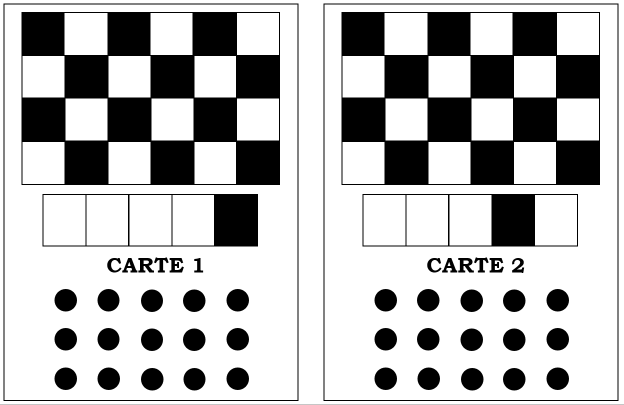
//> input picture ressources/images/card.png, 1247 x 810 px, given in place of the camera (shown at 1/2 size)
$ ./CardDetection   (built with g++ and OpenCV 4)
//> lines starting //> are read from the running program, lines starting //| are printed output that depends on the picture; after the words box and inside, x2 and y2 are one past the last pixel; in counts of white or black regions, pixels touching at a corner belong together
#include <iostream>
#include <time.h>
#include <opencv2/opencv.hpp>
#include <iomanip>
#include <stdio.h>
#include <opencv2/highgui.hpp>
#include <vector>
#include <string>
#include <math.h>

using namespace cv;
using namespace std;


int main(int argc, char* argv[]) {

    //Initialisation camera
    cv::VideoCapture camera(0);

    if (!camera.isOpened()) {
        std::cout << "Camera could not be opened." << std::endl;
    }

    cv::namedWindow("Working Frame", CV_WINDOW_AUTOSIZE);
    cv::Mat frame, working_frame, working_frame_old;
    cv::Size frame_size;
    cv::Size working_frame_size(640, 480);
    int k_frame = 0;
    int num_carte = 0;
    int old_num_carte = 0;

    //Chessboard
    int board_width = 5;
    int board_height = 3;
    int number_of_boards = board_width * board_height;
    cv::Size board_size(board_width, board_height);
    bool found_chessboard;

    //Symmetrical circle
    Size patternsize(5, 3); //number of centers
    bool found_circle;

    //Detection carte;
    Point2f p0;
    Point2f p1;
    Point2f p2;
    Point2f p3;
    Point2f p4;

    //Calibrage 1
    int successes = 0;
    std::vector<std::vector<cv::Point2f>> image_points;
    std::vector<std::vector<cv::Point3f>> object_points;
    std::vector<cv::Point2f> corners_chessboard;
    std::vector<cv::Point2f> corners_circle;
    vector<Point3f> obj;
    for (int j = 0; j < number_of_boards; j++)
        obj.push_back(Point3f(j / board_width, j % board_width, 0.0f));

    Mat intrinsic = Mat(3, 3, CV_32FC1);
    Mat distCoeffs;
    vector<Mat> rvecs;
    vector<Mat> tvecs;

    //Type de carte
    int CARTE = 0;  // 0 = Aucune carte
                    // 1 = Type de carte 1
                    // 2 = Type de carte 2
                    // 3 = Type de carte 3

    while (successes < number_of_boards) {

        //clavier
        char c = cv::waitKey(2);

        //affichage camera
        camera >> frame;
//> frame is the input picture: 810 rows x 1247 cols, CV_8UC3; min 0, max 255, mean 185.4
        if (frame.empty()) {
            continue;
        }
        //Dimensionnement
        frame_size = frame.size();
//> frame_size = Size(1247, 810)
        cv::resize(frame, working_frame, working_frame_size);
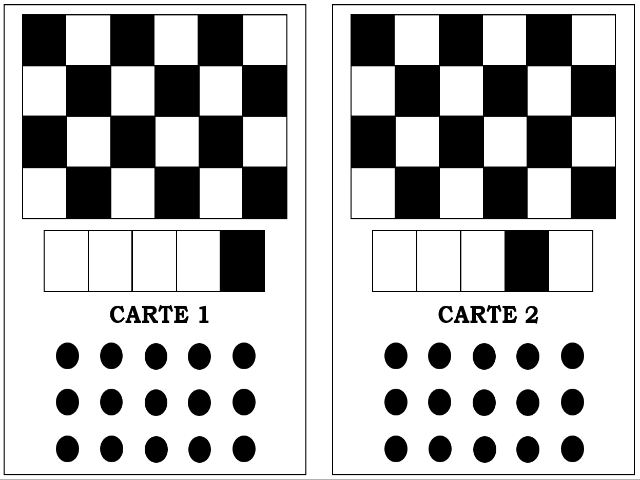
//> working_frame: 480 rows x 640 cols, CV_8UC3; min 0, max 255, mean 185.5

        //Detection
        found_chessboard = cv::findChessboardCorners(working_frame, board_size, corners_chessboard);
//> found_chessboard = true; corners_chessboard = 15 Points (x, y), first 12: [65.48, 65.16], [110.3, 65.23], [153.9, 65.14], [197.4, 64.42], [241.9, 65.18], [65.97, 115.8], [110.4, 115.6], [154.5, 115.8], [198.7, 115.8], [241.9, 115.7], [66.14, 166.7], [110.2, 166.8]
        cv::drawChessboardCorners(working_frame, board_size, corners_chessboard, found_chessboard);

        if (found_chessboard != 0) {
            found_circle = cv::findCirclesGrid(working_frame, patternsize, corners_circle, CALIB_CB_SYMMETRIC_GRID);
//> found_circle = true; corners_circle = 15 Points (x, y), first 12: [395.4, 355.4], [439.1, 355.4], [483.8, 355.9], [527.3, 355.9], [572, 355.4], [395.4, 401.6], [439.1, 401.6], [483.8, 402.2], [527.3, 402.2], [572, 401.6], [395.4, 448.4], [439.6, 448.4]
            cv::drawChessboardCorners(working_frame, patternsize, corners_circle, found_circle);

        }

        cv::imshow("Working Frame", working_frame);


        //Determination de la carte
        Mat frame_gray; Mat frame_seuillee;
        cvtColor(frame, frame_gray, CV_BGR2GRAY);
        threshold(frame_gray, frame_seuillee, 130, 255, CV_THRESH_BINARY);
//> frame_seuillee: 810 rows x 1247 cols, CV_8UC1; 72.8% white; 48 black regions, largest, box (x1, y1, x2, y2) and area: (43, 24, 560, 370) 94461, (683, 24, 1200, 370) 94378, (85, 388, 516, 493) 11521


        //Affichage des droites centrales
        if ((found_chessboard != 0) && (found_circle != 0) && (k_frame % 1 == 0)) {

            old_num_carte = num_carte;

            float distance_1 = sqrt(pow((corners_chessboard[0].x - corners_circle[0].x), 2)
                + pow((corners_chessboard[0].y - corners_circle[0].y), 2));
//> distance_1 = 439.4

            float distance_2 = sqrt(pow((corners_chessboard[0].x - corners_circle[14].x), 2)
                + pow((corners_chessboard[0].y - corners_circle[14].y), 2));
//> distance_2 = 635.2


            float diff = abs(distance_2 - distance_1);
//> diff = 195.7
            bool droit = 0;

            if (diff >= distance_1 / 4) {
                droit = 1;
            }

            k_frame++;
            if (droit == 1) {
                line(working_frame, corners_chessboard[10], corners_circle[0], Scalar(0, 0, 0), 3);
                line(working_frame, corners_chessboard[11], corners_circle[1], Scalar(0, 0, 0), 3);
                line(working_frame, corners_chessboard[12], corners_circle[2], Scalar(0, 0, 0), 3);
                line(working_frame, corners_chessboard[13], corners_circle[3], Scalar(0, 0, 0), 3);
                line(working_frame, corners_chessboard[14], corners_circle[4], Scalar(0, 0, 0), 3);

                p0 = Point((corners_chessboard[10].x + corners_circle[0].x) / 2, (corners_chessboard[10].y + corners_circle[0].y) / 2);
//> p0 = Point(230, 261)
                p1 = Point((corners_chessboard[11].x + corners_circle[1].x) / 2, (corners_chessboard[11].y + corners_circle[1].y) / 2);
//> p1 = Point(274, 261)
                p2 = Point((corners_chessboard[12].x + corners_circle[2].x) / 2, (corners_chessboard[12].y + corners_circle[2].y) / 2);
//> p2 = Point(319, 261)
                p3 = Point((corners_chessboard[13].x + corners_circle[3].x) / 2, (corners_chessboard[13].y + corners_circle[3].y) / 2);
//> p3 = Point(362, 261)
                p4 = Point((corners_chessboard[14].x + corners_circle[4].x) / 2, (corners_chessboard[14].y + corners_circle[4].y) / 2);
//> p4 = Point(407, 261)

                circle(working_frame, p0, 3, Scalar(255, 0, 0), 5);
                circle(working_frame, p1, 3, Scalar(255, 30, 0), 5);
                circle(working_frame, p2, 3, Scalar(255, 60, 0), 5);
                circle(working_frame, p3, 3, Scalar(255, 90, 0), 5);
                circle(working_frame, p4, 3, Scalar(255, 150, 0), 5);
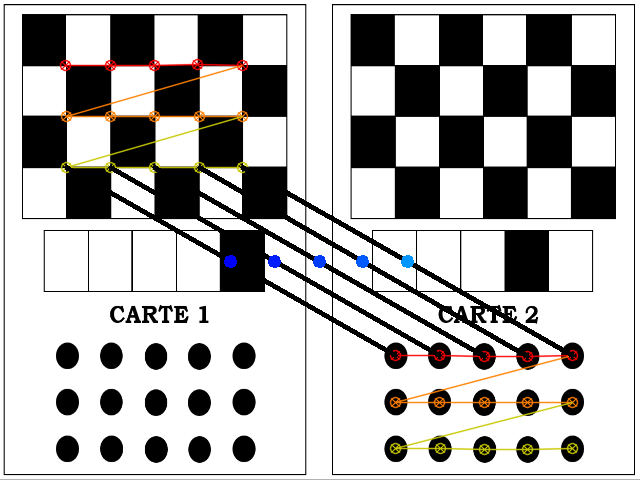
//> working_frame: 480 rows x 640 cols, CV_8UC3; mean B, G, R 178.9, 180, 181.3

                cv::imshow("Working Frame", working_frame);


                //Detection carte
                if (frame_seuillee.at<bool>(p0) == 0){
                    num_carte = 1;
                }
                else if (frame_seuillee.at<bool>(p1) == 0) {
                    num_carte = 2;
                }
                else if (frame_seuillee.at<bool>(p2) == 0) {
                    num_carte = 3;
                }
                else if (frame_seuillee.at<bool>(p3) == 0) {
                    num_carte = 4;
                }
                else if (frame_seuillee.at<bool>(p4) == 0) {
                    num_carte = 5;
                }


            }
            else {
                line(working_frame, corners_chessboard[4], corners_circle[0], Scalar(0, 0, 0), 3);
                line(working_frame, corners_chessboard[3], corners_circle[1], Scalar(0, 0, 0), 3);
                line(working_frame, corners_chessboard[2], corners_circle[2], Scalar(0, 0, 0), 3);
                line(working_frame, corners_chessboard[1], corners_circle[3], Scalar(0, 0, 0), 3);
                line(working_frame, corners_chessboard[0], corners_circle[4], Scalar(0, 0, 0), 3);

                p0 = Point((corners_chessboard[4].x + corners_circle[0].x) / 2, (corners_chessboard[4].y + corners_circle[0].y) / 2);
                p1 = Point((corners_chessboard[3].x + corners_circle[1].x) / 2, (corners_chessboard[3].y + corners_circle[1].y) / 2);
                p2 = Point((corners_chessboard[2].x + corners_circle[2].x) / 2, (corners_chessboard[2].y + corners_circle[2].y) / 2);
                p3 = Point((corners_chessboard[1].x + corners_circle[3].x) / 2, (corners_chessboard[1].y + corners_circle[3].y) / 2);
                p4 = Point((corners_chessboard[0].x + corners_circle[4].x) / 2, (corners_chessboard[0].y + corners_circle[4].y) / 2);


                circle(working_frame, p0, 3, Scalar(255, 0, 0), 5);
                circle(working_frame, p1, 3, Scalar(255, 30, 0), 5);
                circle(working_frame, p2, 3, Scalar(255, 60, 0), 5);
                circle(working_frame, p3, 3, Scalar(255, 90, 0), 5);
                circle(working_frame, p4, 3, Scalar(255, 150, 0), 5);

                cv::imshow("Working Frame", working_frame);


                //Detection carte
                if (frame_seuillee.at<bool>(p0) == 0) {
                    num_carte = 1;
                }
                else if (frame_seuillee.at<bool>(p1) == 0) {
                    num_carte = 2;
                }
                else if (frame_seuillee.at<bool>(p2) == 0) {
                    num_carte = 3;
                }
                else if (frame_seuillee.at<bool>(p3) == 0) {
                    num_carte = 4;
                }
                else if (frame_seuillee.at<bool>(p4) == 0) {
                    num_carte = 5;
                }

            }

            if (num_carte != old_num_carte) {
                std::cout << "     " << std::endl;
                std::cout << "============================" << std::endl;
                std::cout << "carte " << num_carte << std::endl;
                std::cout << "     " << std::endl;
            }

        }


        //Calcul du centre
        if ((found_chessboard != 0) && (found_circle != 0)) {
            Point2f pt_central = Point((corners_chessboard[7].x + corners_circle[7].x) / 2, (corners_chessboard[7].y + corners_circle[7].y) / 2);
//> pt_central = Point(319, 258)
            circle(working_frame, pt_central, 3, Scalar(255, 255, 255), 5);
//> working_frame: 480 rows x 640 cols, CV_8UC3; 98 pixels changed, all inside (x1, y1, x2, y2) = (313, 255, 326, 265)
            cv::imshow("Working Frame", working_frame);
        }

        //bouton quitter
        if (c == 'q') {
            break;
        }

    }//fin while


    return 0;
}
